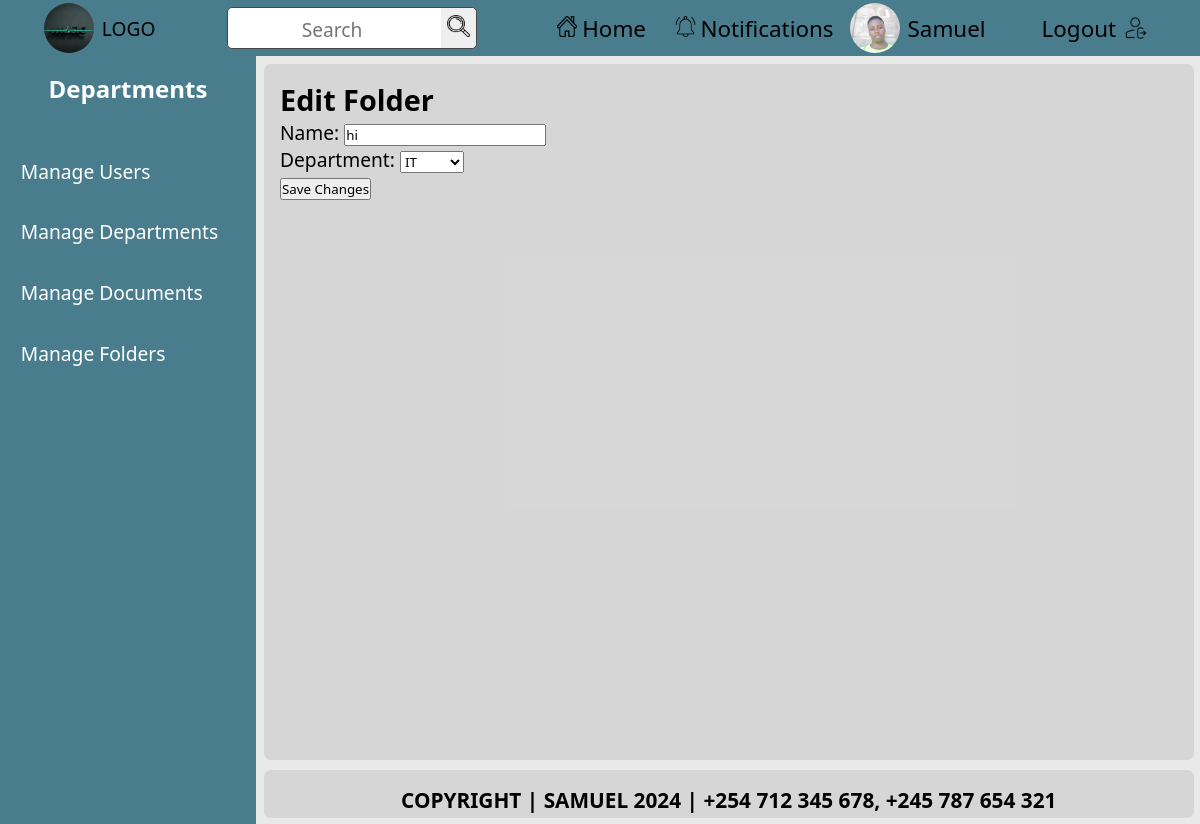
/custom-admin/folders/edit/1/ (signed in), run on the app's committed database.
### documents/models.py (models this page shows, shortened)
class CustomUser(AbstractUser):
    department = models.ForeignKey(
        Department,
        on_delete=models.SET_NULL,
        null=True,
        blank=True,
        related_name='users'
    )
    nationalID = models.CharField(max_length=20, unique=True, null=True, blank=True)  # Adjust max_length as necessary
    contact_number = models.CharField(max_length=15, unique=True, null=True, blank=True)  # Adjust max_length as necessary
    groups = models.ManyToManyField(
        Group,
        related_name='customuser_set',  # Ensure unique related_name
        blank=True,
    )
    user_permissions = models.ManyToManyField(
        Permission,
        related_name='customuser_set',  # Ensure unique related_name
        blank=True,
    )

class Folder(models.Model):
    name = models.CharField(max_length=100)
    department = models.ForeignKey(
        Department,
        on_delete=models.CASCADE,
        related_name='folders'
    )
    created_at = models.DateField(auto_now_add=True)
    created_by = models.ForeignKey(
        CustomUser,
        on_delete=models.SET_NULL,
        null=True,
        related_name='folders_created'
    )
    updated_at = models.DateTimeField(auto_now=True)

class Department(models.Model):
    name = models.CharField(max_length=100)
    created_at = models.DateTimeField(auto_now_add=True)
    created_by = models.ForeignKey(
        'CustomUser',
        on_delete=models.SET_NULL,
        null=True,
        related_name='departments_created'
    )
    updated_at = models.DateTimeField(auto_now=True)
    def __str__(self):
        return self.name

### custom_admin_dashboard/views.py (the view)
# urls.py: path('folders/edit/<int:folder_id>/', views.admin_edit_folder, name='admin_edit_folder'),
@login_required
@admin_required(login_url='/login/')
def admin_edit_folder(request, folder_id):
    folder = get_object_or_404(Folder, id=folder_id)
    if request.method == 'POST':
        form = FolderForm(request.POST, instance=folder)
        if form.is_valid():
            form.save()
            messages.success(request, 'Folder updated successfully.')
            return redirect('custom_admin_dashboard:admin_folders')
    else:
        form = FolderForm(instance=folder)
    return render(request, 'custom_admin_dashboard/admin_edit_folder.html', {'form': form, 'folder': folder})

### custom_admin_dashboard/forms.py
class FolderForm(forms.ModelForm):
    class Meta:
        model = Folder
        fields = ['name', 'department']

### custom_admin_dashboard/views.py (called while the page is built)
def admin_required(login_url=None):
    return user_passes_test(lambda u: u.is_superuser, login_url=login_url)

### documents/context_processors.py (called while the page is built)
def departments_context(request):
    user_department = None
    if request.user.is_authenticated:
        user_department = request.user.department  # Assuming User model has a 'department' field
    return {
        'user_department': user_department
    }

### custom_admin_dashboard/templates/custom_admin_dashboard/admin_edit_folder.html
{% extends 'admin_base.html' %} {% block title %}Edit Folder{% endblock %}
 {% block content %}
<h2>Edit Folder</h2>
<form method="post">
  {% csrf_token %} {{ form.as_p }}
  <button type="submit">Save Changes</button>
</form>
{% endblock %}

### templates/admin_base.html (shortened to what this page needs)
<!DOCTYPE html>
{% load static %}
<html lang="en">
  <head>
    <link rel="stylesheet" href="{% static 'css/index.css' %}" />
  </head>
  <body>
    <header>
      <a
        href="{% if user.is_superuser %}{% url 'custom_admin_dashboard:admin_dashboard' %}{% else %}{% url 'documents:home' %}{% endif %}"
      >
        <div class="left-row">
          <img
            src="{% static 'images/logo.jpg' %}"
            alt="logo image"
            width="50"
            height="50"
          />
          <span>LOGO</span>
        </div>
      </a>
      <div class="middle-row">
        <form action="{% url 'documents:search' %}" method="get">
          <input type="text" name="q" placeholder="Search" required />
          <button type="submit">
            <img src="{% static 'images/search.png' %}" alt="Search" />
          </button>
        </form>
      </div>
      <div class="right-row">
        <ul>
          <a
            href="{% if user.is_superuser %}{% url 'custom_admin_dashboard:admin_dashboard' %}{% else %}{% url 'documents:home' %}{% endif %}"
          >
            <li>
              <span
                ><img src="{% static 'images/home.png' %}" alt="Home" /></span
              >Home
            </li>
          </a>
          <a href="#">
            <li>
              <span
                ><img
                  src="{% static 'images/notification.png' %}"
                  alt="Notifications" /></span
              >Notifications
            </li>
          </a>
        </ul>
        <a href="#">
          <div class="profile">
            <img
              src="{% static 'images/profile.jpg' %}"
              alt="profile picture"
              width="50"
              height="50"
            />
            <span>{{ user.username }}</span>
          </div>
        </a>
        <a href="{% url 'documents:logout' %}">
          <div class="last">
            <span>Logout</span>
            <img src="{% static 'images/logout.png' %}" alt="Logout" />
          </div>
        </a>
      </div>
    </header>
    <main>
      <section>
        <div class="sidebar">
          <div class="title">
            <h1>Departments</h1>
          </div>
          <div class="sidebar-list">
            <nav>
              <ul>
                <a href="{% url 'custom_admin_dashboard:manage_users' %}"
                  ><div class="sidebar-items"><li>Manage Users</li></div></a
                >
                <a href="{% url 'custom_admin_dashboard:admin_departments' %}"
                  ><div class="sidebar-items">
                    <li>Manage Departments</li>
                  </div></a
                >
                <a href="{% url 'custom_admin_dashboard:admin_documents' %}"
                  ><div class="sidebar-items"><li>Manage Documents</li></div></a
                >
                <a href="{% url 'custom_admin_dashboard:admin_folders' %}"
                  ><div class="sidebar-items"><li>Manage Folders</li></div></a
                >
              </ul>
            </nav>
          </div>
        </div>
      </section>
      <section>
        <div class="container">
          {% block content %} {% endblock %}
        </div>
      </section>
    </main>
    <footer>
      <div class="endnote">
        <p>COPYRIGHT | SAMUEL 2024 | +254 712 345 678, +245 787 654 321</p>
      </div>
    </footer>
  </body>
</html>

### static/css/index.css (style rules this page uses)
* { margin: 0; padding: 0; box-sizing: border-box; text-decoration: none; font-family: "Segoe UI", Tahoma, Geneva, Verdana, sans-serif; }
a { color: black; }
li { list-style: none; }
body { background-color: hsla(0, 0%, 90%, 0.87); }
header { display: flex; align-items: center; justify-content: space-around; padding: 0.5rem; background-color: hsl(194, 32%, 42%); position: fixed; font-size: 1.2rem; top: 0; left: 0; right: 0; height: 3.5rem; z-index: 100; }
header ul { display: flex; list-style: none; gap: 0.8rem; }
header ul li { font-size: 1.4rem; border-radius: 6px; }
.left-row { display: flex; align-items: center; }
.middle-row form { background-color: white; width: auto; border: 1.5px solid hsl(0, 0%, 28%); border-radius: 5px; }
.middle-row form input { outline: none; border: none; text-align: center; padding: 0.3rem; }
.middle-row form input::placeholder { margin: auto; font-size: 1.2rem; }
.middle-row form button img { width: 1.4rem; height: 1.4rem; }
.middle-row form button { cursor: pointer; padding: 0.4rem; border: none; outline: none; border-top-right-radius: 5px; border-bottom-right-radius: 5px; }
.right-row { display: flex; align-items: center; }
.right-row ul { cursor: pointer; }
.right-row ul li { display: flex; align-items: center; justify-content: center; padding: 0.5rem; }
.right-row ul li img { margin-right: 0.3rem; width: 1.3rem; height: 1.3rem; }
.left-row span { cursor: pointer; }
.left-row img { cursor: pointer; object-fit: cover; margin-right: 0.5rem; width: 50px; height: 50px; border-radius: 50%; }
.last { display: flex; align-items: center; justify-content: center; gap: 0.5rem; margin-left: 3rem; font-size: 1.4rem; border-radius: 6px; padding: 0.5rem; }
.last img { width: 1.5rem; height: 1.5rem; }
.profile { font-size: 1.4rem; border-radius: 6px; margin-left: 0.5rem; display: flex; align-items: center; }
.profile img { object-fit: cover; margin-right: 0.5rem; width: 50px; height: 50px; border-radius: 50%; }
.sidebar { color: white; background-color: hsl(194, 32%, 42%); position: fixed; width: 16rem; top: 3.5rem; bottom: 0; display: flex; flex-direction: column; gap: 1rem; }
.sidebar .title { padding: 1rem; text-align: center; }
.sidebar-items { color: white; margin: 0.5rem; font-size: 1.2rem; border-radius: 5px; padding: 0.8rem; }
.container { overflow-y: auto; font-size: 1.2rem; height: 87vh; width: auto; background-color: hsla(0, 0%, 77%, 0.5); padding: 1rem; margin-top: 4rem; margin-left: 16.5rem; margin-right: 0.4rem; margin-bottom: 4rem; border-radius: 7px; }
.endnote { bottom: 0; right: 0; left: 0; position: fixed; padding: 1rem; font-size: 1.3rem; font-weight: bold; background-color: hsla(0, 0%, 77%, 0.5); height: 3rem; text-align: center; justify-content: center; margin-left: 16.5rem; margin-right: 0.4rem; margin-bottom: 0.4rem; border-radius: 7px; }

### data on the page
CustomUser: username "Samuel"
Folder: name "hi", department "IT"
